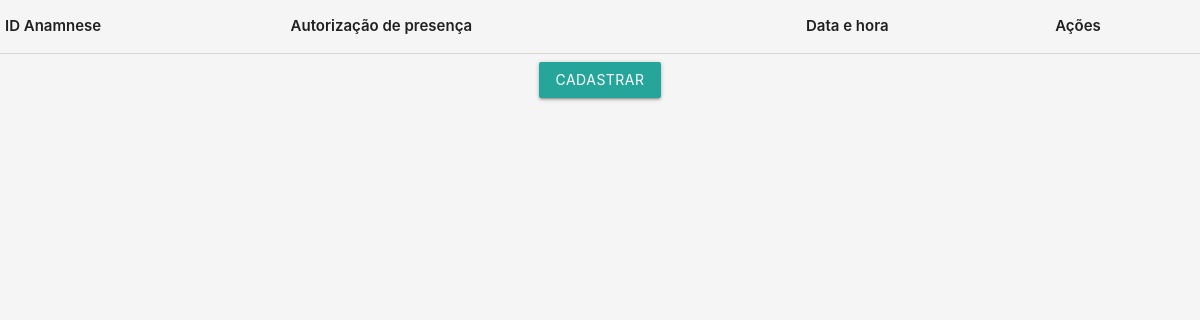
/anamnese/listar/, run on an earlier commit of the app's database.
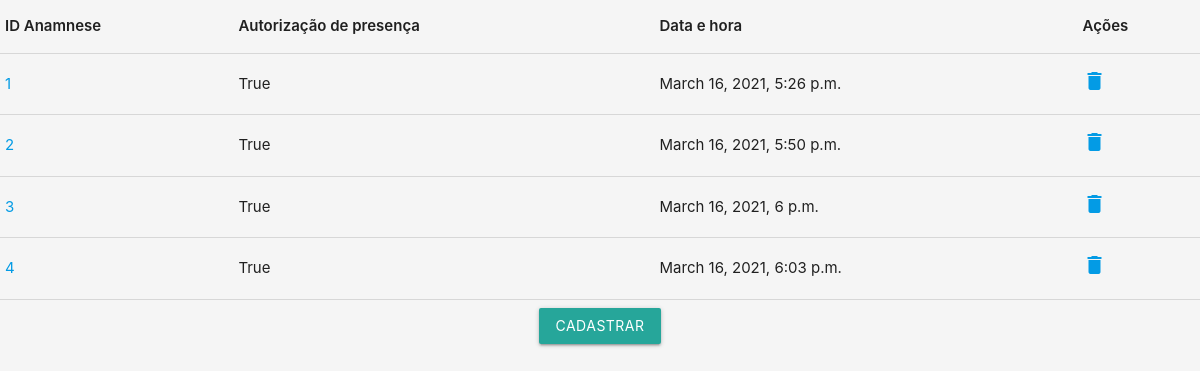
And on a later commit of the database.
### core/models.py (models this page shows)
class Anamnese(models.Model):
    fever = models.BooleanField("Febre")
    fatigue = models.BooleanField("Cansaço")
    dry_cough = models.BooleanField("Tosse seca")
    body_ache = models.BooleanField("Dores no corpo")
    nasal_congestion = models.BooleanField("Congestão nasal")
    headache = models.BooleanField("Dor de cabeça")
    shortness_of_breathe = models.BooleanField("Falta de ar")
    conjunctivitis = models.BooleanField("Conjuntivite")
    sore_throat = models.BooleanField("Dor de garganta")
    diarrhea = models.BooleanField("Diarréia")
    loss_of_taste_or_smell = models.BooleanField("Perda do olfato ou paladar")
    rash_or_discoloration = models.BooleanField("Erupção cutânea ou descoloração da pele")
    other_symptons = models.TextField("Outros sintomas", default="Nenhum")
    student = models.ForeignKey(Student, on_delete=models.DO_NOTHING,blank=True,null=True)
    datetime = models.DateTimeField(auto_now_add=True)
    attendance_authorization = models.BooleanField(default=True)

### core/views.py (the view)
# urls.py: path('anamnese/listar/', views.listAnamneses, name='list-anamneses'),
def listAnamneses(request):
    anamneses = Anamnese.objects.all()
    return render(request, 'listAnamnese.html', {'anamneses':anamneses})

### core/templates/listAnamnese.html (shortened to what this page needs)
{% load static %}
<!DOCTYPE html>
<html>
<head>
    <link rel="stylesheet" href="{% static 'css/materialize.css' %}">
    <link rel="stylesheet" href="{% static 'css/custom.css' %}">
</head>
<body>
    <table style="margin-bottom: 8px;">
        <thead>
            <tr>
                <th> ID Anamnese </th>
                <th> Autorização de presença </th>
                <th> Data e hora </th>
                <th> Ações </th>
            </tr>
        </thead>
        <tbody>
            {% for form in anamneses %}
                <tr>
                    <td> <a href="{% url 'show-anamnese' pk=form.id %}"> {{ form.id }} </a> </td>
                    <td>{{ form.attendance_authorization }}</td>
                    <td>{{ form.datetime }}</td>
                    <td> <a href="{% url 'delete-anamnese' pk=form.id %}">
                        <i class="material-icons"> delete </i> </a> </td>
                </tr>
            {% endfor %}
        </tbody>
    </table>
    <div class="center-align">
        <a href="{% url 'register-anamnese' %}" class="btn"> Cadastrar </a>
    </div>
</body>
</html>

### core/static/css/custom.css (style rules this page uses)
body { background-color: #F5F5F5; }
table th { font-weight: 600; }

What changed in the data, as far as the page shows it:
added Anamnese: id "1", attendance_authorization "True", datetime "March 16, 2021, 5:26 p.m."
added Anamnese: id "2", attendance_authorization "True", datetime "March 16, 2021, 5:50 p.m."
added Anamnese: id "3", attendance_authorization "True", datetime "March 16, 2021, 6 p.m."
added Anamnese: id "4", attendance_authorization "True", datetime "March 16, 2021, 6:03 p.m."
